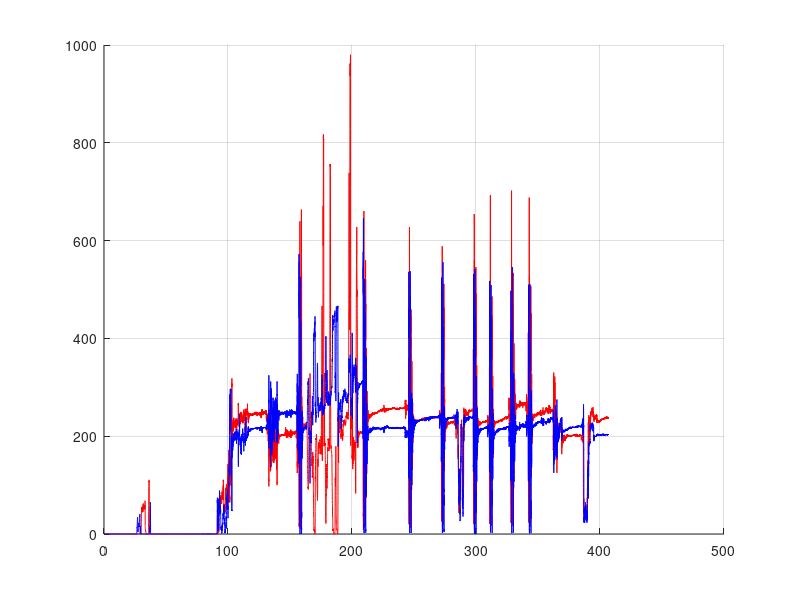

This chart was generated by the following MATLAB code: (Note: this script raises an error after producing the figure.)
%%% Experiment data
clear all
close all
clc

load('LeftData.mat');
load('RightData.mat');

% Event Timeline: Period when a 4STEP motion happen
% Time =
% 240-250s
% 270-280s
% 290-300s
% 310-315s
% 328-332s
% ~346s

t_begin_l=24000;
t_end_l=25000;

t_begin_r=23000;
t_end_r=24500;

 
timeL = LeftData{7}(:,1);
timeR = RightData{7}(:,1);
ZMPL = LeftData{7}(:,2);
ZMPR = RightData{7}(:,2);

figure
hold on
plot(timeL,ZMPL,'-r');
plot(timeR,ZMPR,'-b');
grid on
hold off

t_L = [20490 20975;
       24190 24690;
       26787 27285;
       29387 29887;
       30685 31189;
       32389 32988;
       33780 34285];
   
t_R = [20490 20975;
       24190 24690;
       26787 27285;
       29387 29887;
       30685 31189;
       32389 32987;
       33780 34285];
offset = [-676 -718;% +325 442
       -719 -775;
       -775 -776;
       -789 -823;
       -824 -850;
       -851 -862;
       -862 -865];
t_R = t_R + offset;   

%%% Plot all sample data
[row,~]= size(t_L);
dt = 0.01;
for idx = 1:1   
    timeL = LeftData{7}(t_L(idx,1):t_L(idx,2),1);
    timeL = timeL - timeL(1);
    timeR = RightData{7}(t_R(idx,1):t_R(idx,2),1);
    timeR = timeR - timeR(1);

    ZMPL = LeftData{7}(t_L(idx,1):t_L(idx,2),2);
    ZMPR = RightData{7}(t_R(idx,1):t_R(idx,2),2);
    ZMPL_x = LeftData{5}(t_L(idx,1):t_L(idx,2),2);
    ZMPR_x = RightData{5}(t_R(idx,1):t_R(idx,2),2);
    ZMPL_y = LeftData{6}(t_L(idx,1):t_L(idx,2),2);
    ZMPR_y = RightData{6}(t_R(idx,1):t_R(idx,2),2);
    
    %%% dong bo thoi gian
    [~, ZMPL] = even_sample(timeL, ZMPL, 1/dt);
    [~, ZMPL_x] = even_sample(timeL, ZMPL_x, 1/dt);
    [~, ZMPL_y] = even_sample(timeL, ZMPL_y, 1/dt);
% 
    [~, ZMPR] = even_sample(timeR, ZMPR, 1/dt);
    [~, ZMPR_x] = even_sample(timeR, ZMPR_x, 1/dt);
    [~, ZMPR_y] = even_sample(timeR, ZMPR_y, 1/dt);
% 
    time = zeros(length(ZMPL),1);

    for n = 2:length(ZMPL)
        time(n) = time(n-1)+ dt;
    end
%     ZMPL = dtrend(ZMPL,1);
%     ZMPR = dtrend(ZMPR,1);
    figure
    hold on
    plot(time,ZMPL,'--k');
    plot(time,ZMPR,'-k');
    legend('Right Foot', 'Left Foot');
    grid on
    hold off
end